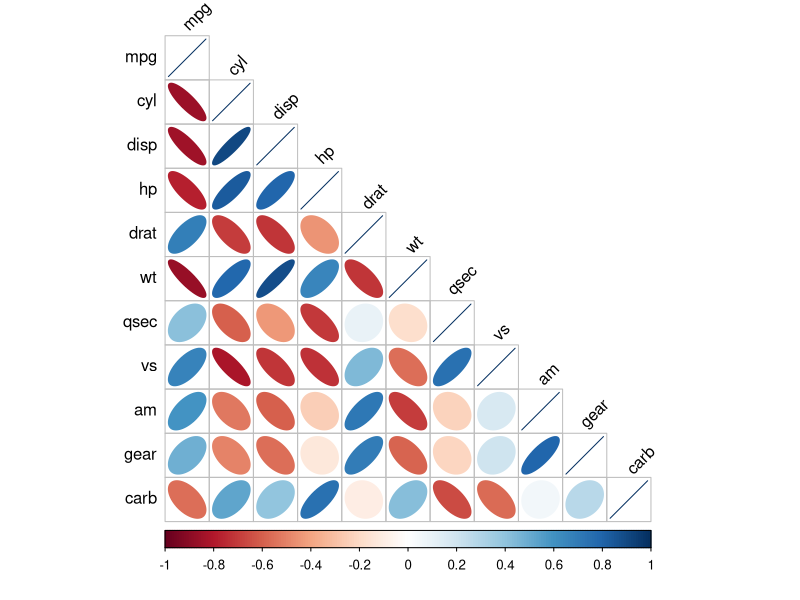
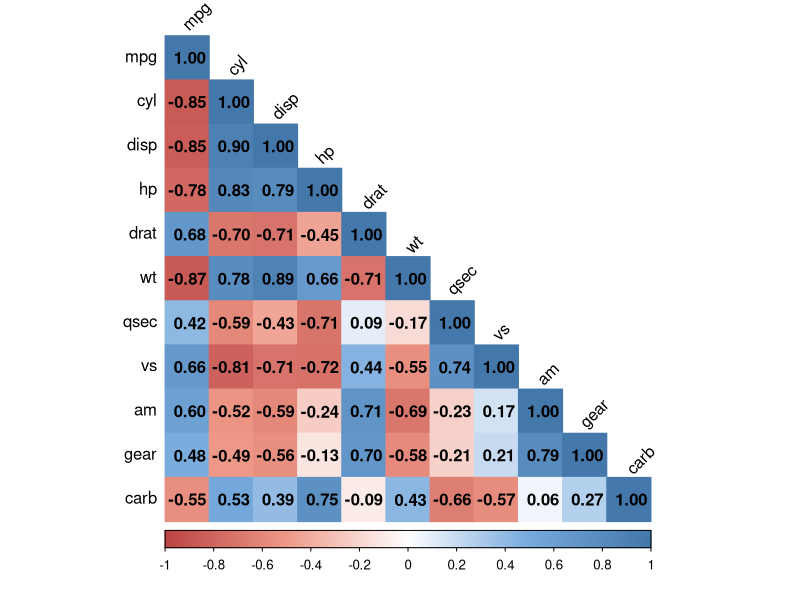
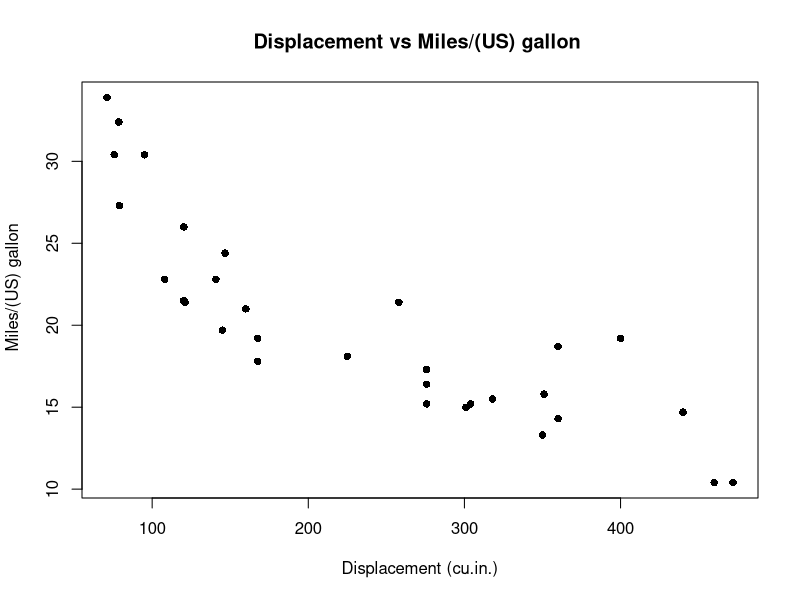
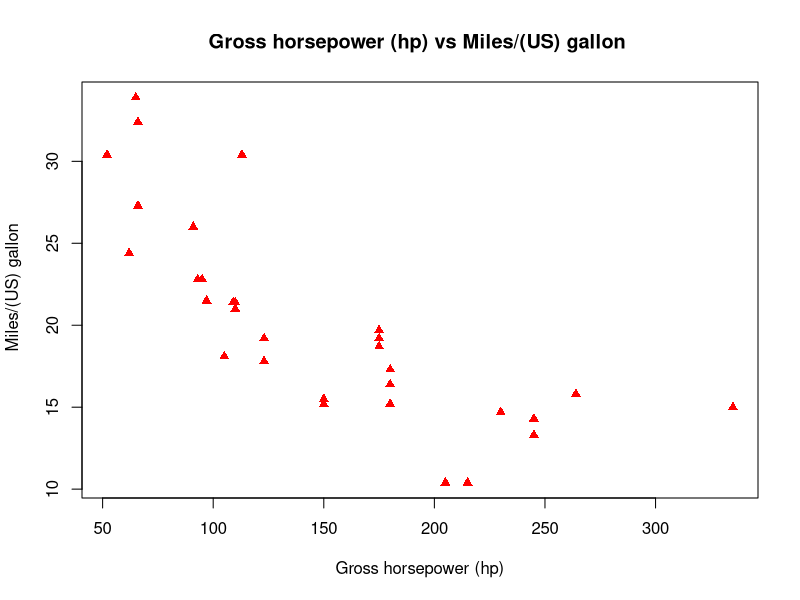
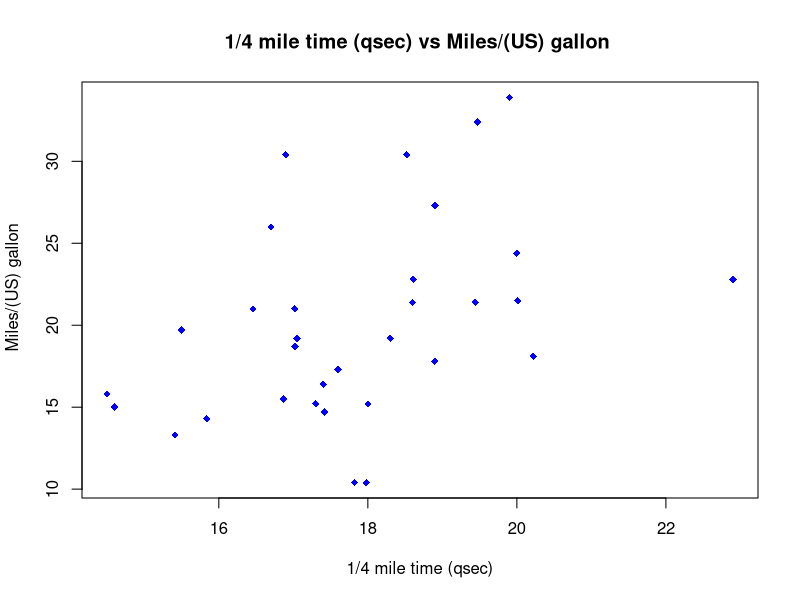
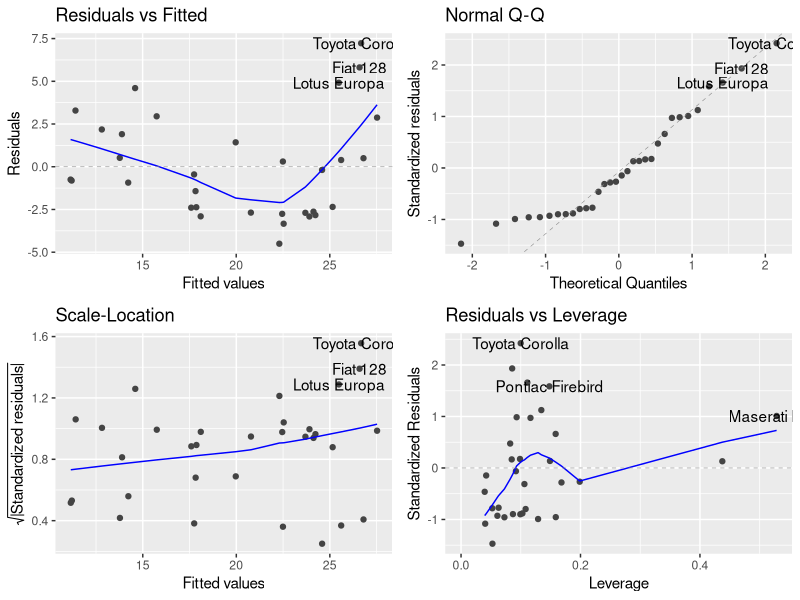
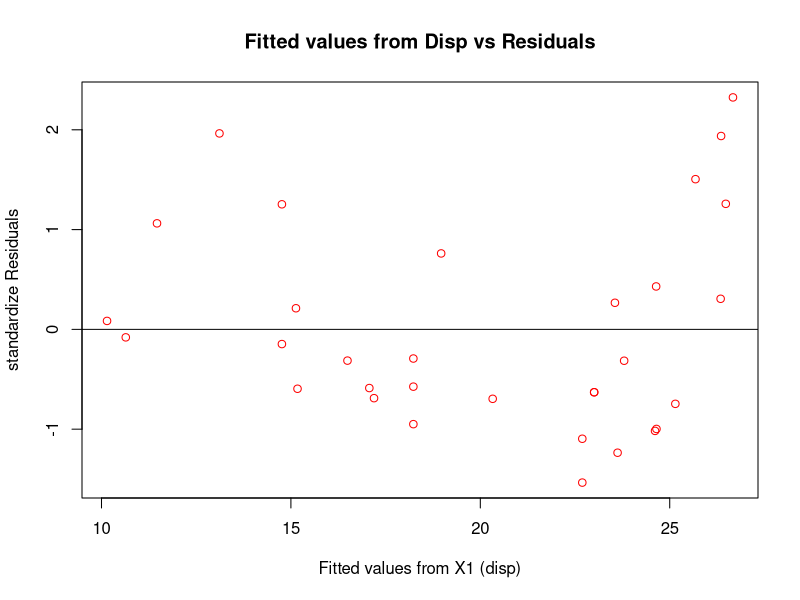
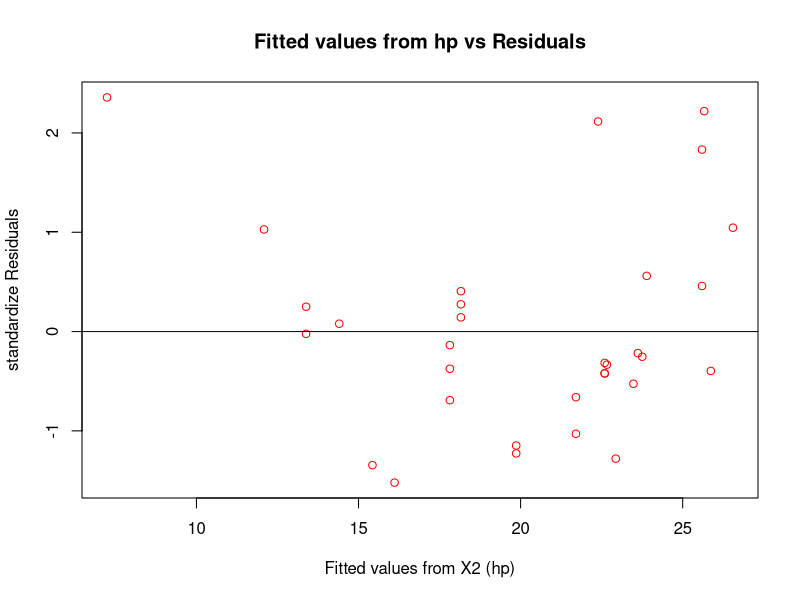

The R script that drew these images, in order:
install.packages("corrplot")
install.packages("tidyr")
install.packages("ggfortify")
install.packages("lmtest")
install.packages("car")
library(tidyr)

## Prepare dataset
car_dat = mtcars
car_dat
cor_dat <- cor(car_dat)
cor_dat
## Plot correlation 
library(corrplot)
corrplot(cor_dat, method = "ellipse", type = "lower", order = "original", 
         tl.col = "black", tl.srt = 45)
col <- colorRampPalette(c("#BB4444", "#EE9988", "#FFFFFF", "#77AADD", "#4477AA"))
corrplot(cor_dat, method="color", col=col(200),  
         type="lower", order="original", 
         addCoef.col = "black", # Add coefficient of correlation
         tl.col="black", tl.srt=45) #Text label color and rotation)
# Model 1 Y = mpg | x1 = disp, x2 = hp, x3 =  qsec 
## build model
model1 <- lm(mpg~disp+hp+qsec, data = car_dat)
summary(model1)
pred1 <- predict(model1)
head(pred1)
## check assumption 1 Y = mpg | x1 = disp, x2 = hp, x3 =  drat 
#1. linearity 
plot(car_dat$disp, car_dat$mpg, pch = 16, xlab ="Displacement (cu.in.)", ylab = " Miles/(US) gallon", main = "Displacement vs Miles/(US) gallon ")
plot(car_dat$hp, car_dat$mpg, pch = 17, col = "red", xlab ="Gross horsepower (hp)", ylab = " Miles/(US) gallon", main = "Gross horsepower (hp) vs Miles/(US) gallon ")
plot(car_dat$qsec, car_dat$mpg, pch = 18, col = "blue", xlab ="1/4 mile time (qsec)", ylab = " Miles/(US) gallon", main = "1/4 mile time (qsec) vs Miles/(US) gallon ")
#2. Independence 
### no serial 
#3. Normality
library(ggfortify)
autoplot(model1)
#4. Equl 
## x1 = disp
res_x1 <- rstandard(lm(mpg~disp, data = car_dat))
fit_x1 <- predict(lm(mpg~disp, data = car_dat))
plot(fit_x1, res_x1, col = 'red', xlab = 'Fitted values from X1 (disp)', ylab = 'standardize Residuals', main = 'Fitted values from Disp vs Residuals')
abline(0,0)
res_x2 <- rstandard(lm(mpg~hp, data = car_dat))
fit_x2 <- predict(lm(mpg~hp, data = car_dat))
plot(fit_x2, res_x2, col = 'red', xlab = 'Fitted values from X2 (hp)', ylab = 'standardize Residuals', main = 'Fitted values from hp vs Residuals')
abline(0,0)
res_x3 <- rstandard(lm(mpg~qsec, data = car_dat))
fit_x3 <- predict(lm(mpg~qsec, data = car_dat))
plot(fit_x3, res_x3, col = 'red', xlab = 'Fitted values from X3 (qsec)', ylab = 'standardize Residuals', main = 'Fitted values from qsec vs Residuals')
abline(0,0)


# 5. Multicollinearity (check by VIF)
library(car)
vif(model1)

# Model 2 Y = mpg | x1 = disp, x2 =  drat, x3 = wt, 
model2 <- lm(mpg~disp+drat+wt, data = car_dat)
summary(model2)
pred2 <- predict(model2)
head(pred2)
##3. normal
autoplot(model2)
# 4. Equal of variance
res2_x1 <- rstandard(lm(mpg~disp, data = car_dat))
fit2_x1 <- predict(lm(mpg~disp, data = car_dat))
plot(fit2_x1, res2_x1, col = 'blue', xlab = 'Fitted values from X1 (disp)', ylab = 'standardize Residuals', main = 'Fitted values from Disp vs Residuals')
abline(0,0)
res2_x2 <- rstandard(lm(mpg~drat, data = car_dat))
fit2_x2 <- predict(lm(mpg~drat, data = car_dat))
plot(fit2_x2, res2_x2, col = 'blue', xlab = 'Fitted values from X2 (drat)', ylab = 'standardize Residuals', main = 'Fitted values from drat vs Residuals')
abline(0,0)
res2_x3 <- rstandard(lm(mpg~wt, data = car_dat))
fit2_x3 <- predict(lm(mpg~wt, data = car_dat))
plot(fit2_x3, res2_x3, col = 'blue', xlab = 'Fitted values from X3 (wt)', ylab = 'standardize Residuals', main = 'Fitted values from wt vs Residuals')
abline(0,0)
# 5. Multicollinearity (check by VIF)
vif(model2)
